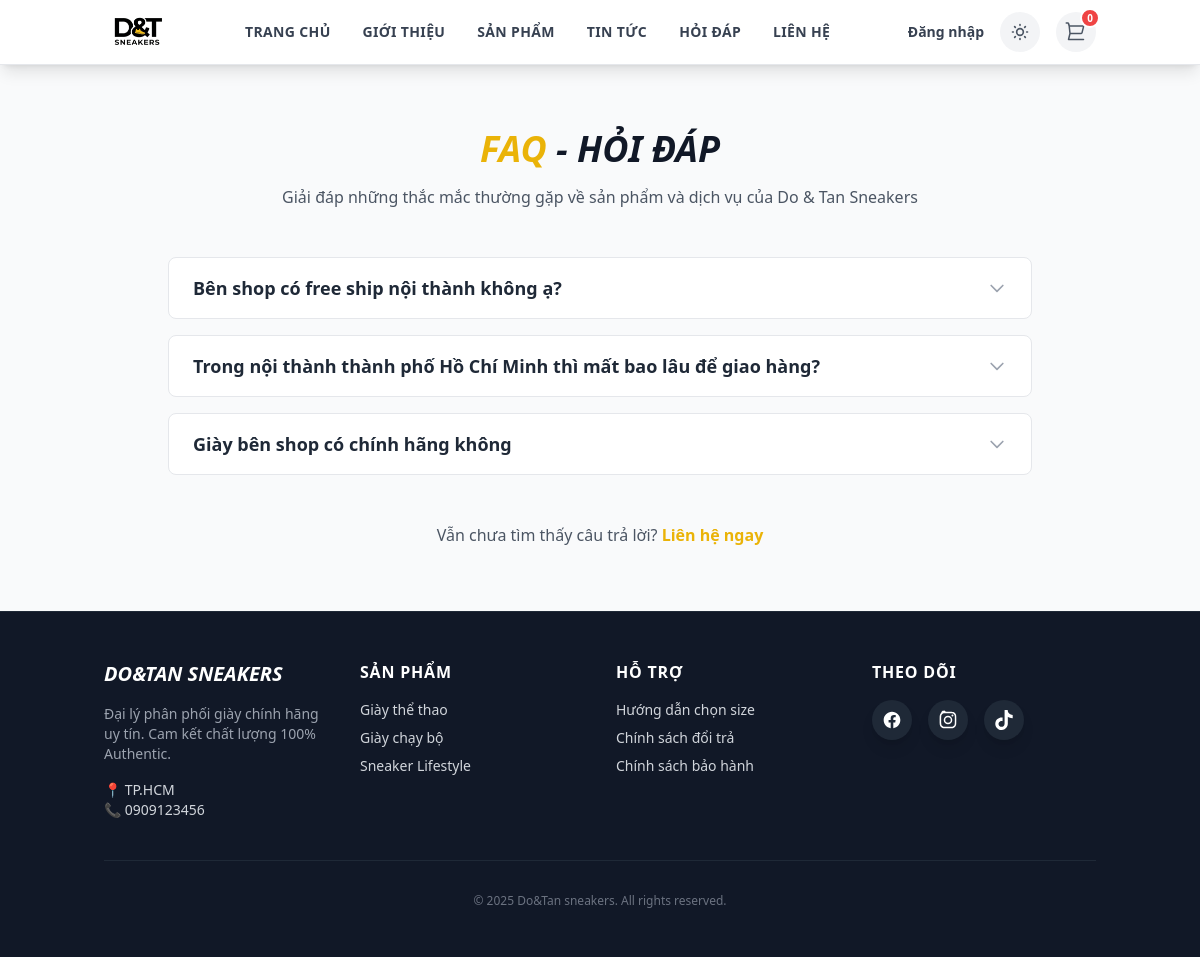
The page /public/index.php?url=pages/faq on the database its author committed.
### tables this page shows
CREATE TABLE `faqs` (
  `id` int(11) NOT NULL,
  `question` text NOT NULL,
  `answer` text NOT NULL,
  `created_at` timestamp NOT NULL DEFAULT current_timestamp(),
  `updated_at` timestamp NOT NULL DEFAULT current_timestamp() ON UPDATE current_timestamp()
);

### app/libraries/Database.php (called while the page is built, shortened)
<?php
class Database
{
    private $host = DB_HOST;
    private $user = DB_USER;
    private $pass = DB_PASS;
    private $dbname = DB_NAME;
    private $dbh;
    private $stmt;
    public function __construct()
    {
        $dsn = 'mysql:host=' . $this->host . ';dbname=' . $this->dbname . ';charset=utf8';
        $options = [
            PDO::ATTR_PERSISTENT => true,
            PDO::ATTR_ERRMODE => PDO::ERRMODE_EXCEPTION,
            PDO::ATTR_DEFAULT_FETCH_MODE => PDO::FETCH_OBJ,
            PDO::ATTR_EMULATE_PREPARES => false,
        ];
        try
        {
            $this->dbh = new PDO($dsn, $this->user, $this->pass, $options);
        }
        catch (PDOException $e)
        {
            $this->error = $e->getMessage();
            echo $this->error;
        }
    }
    public function query($sql)
    {
        $this->stmt = $this->dbh->prepare($sql);
    }
    public function execute()
    {
        return $this->stmt->execute();
    }
    public function resultSet()
    {
        $this->execute();
        return $this->stmt->fetchAll();
    }
}

### app/models/Faq.php (called while the page is built, shortened)
<?php
class Faq
{
    private $db;
    public function __construct()
    {
        $this->db = new Database;
    }
    public function all()
    {
        $this->db->query("SELECT * FROM faqs ORDER BY id DESC");
        return $this->db->resultSet();
    }
}

### app/views/public/faq.php (the view, shortened to what this page needs)
<div class="container mx-auto py-16 px-4 max-w-4xl">
    <div class="text-center mb-12">
        <h1 class="text-4xl font-black italic uppercase text-gray-900 dark:text-white mb-4">
            <span class="text-yellow-500">FAQ</span> - Hỏi Đáp
        </h1>
        <p class="text-gray-600 dark:text-gray-400">Giải đáp những thắc mắc thường gặp về sản phẩm và dịch vụ của Do & Tan Sneakers</p>
    </div>
    <div class="space-y-4">
        <?php if (empty($faqs)): ?>
            <div class="text-center p-8 border-2 border-dashed border-gray-300 dark:border-gray-700 rounded-lg">
                <p class="text-gray-500">Hiện chưa có câu hỏi nào được cập nhật.</p>
            </div>
        <?php else: ?>
            <?php foreach ($faqs as $index => $faq): ?>
                <div class="border border-gray-200 dark:border-gray-800 rounded-lg bg-white dark:bg-[#1a1a1a] overflow-hidden transition-all hover:shadow-md">
                    <button class="w-full px-6 py-4 text-left flex justify-between items-center focus:outline-none group"
                            onclick="toggleFaq('faq-ans-<?= $index ?>', 'icon-<?= $index ?>')">
                        <span class="font-bold text-lg text-gray-800 dark:text-gray-200 group-hover:text-yellow-500 transition-colors">
                            <?= htmlspecialchars($faq->question) ?>
                        </span>
                        <svg id="icon-<?= $index ?>" class="w-5 h-5 text-gray-400 group-hover:text-yellow-500 transform transition-transform duration-200" fill="none" stroke="currentColor" viewBox="0 0 24 24">
                            <path stroke-linecap="round" stroke-linejoin="round" stroke-width="2" d="M19 9l-7 7-7-7" />
                        </svg>
                    </button>
                </div>
            <?php endforeach; ?>
        <?php endif; ?>
    </div>
    <div class="mt-12 text-center">
        <p class="text-gray-600 dark:text-gray-400">
            Vẫn chưa tìm thấy câu trả lời?
            <a href="index.php?url=pages/contact" class="text-yellow-500 font-bold hover:underline">Liên hệ ngay</a>
        </p>
    </div>
</div>

### app/views/layouts/main.php (style rules this page uses)
body { box-sizing: border-box; }
html, body, header, section, div, span, p, h1, h2, h3, a, button, svg, path { transition: background-color 0.3s ease, color 0.3s ease, border-color 0.3s ease, fill 0.3s ease, stroke 0.3s ease; }

### rows shown on the page
faqs: question "Bên shop có free ship nội thành không ạ?"
faqs: question "Trong nội thành thành phố Hồ Chí Minh thì mất bao lâu để giao hàng?"
faqs: question "Giày bên shop có chính hãng không"

### other values the page prints
$company_name "DO&TAN SNEAKERS"
$address "TP.HCM"
$phone "0909123456"
$company_name "Do&Tan sneakers"
